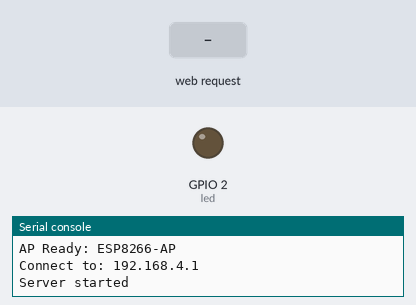
This program was run on a simulated ESP8266 board running MicroPython. On the bench: output pins drawn as LEDs (lit = HIGH, except the on-board LED, lit = LOW), the last lines printed to the serial console. The test bench sets the inputs (shaded band). The board's own WiFi access point starts at once.

Above: at 1.2 s.
1.3 s: HTTP request GET /ledon received
At 2.4 s:
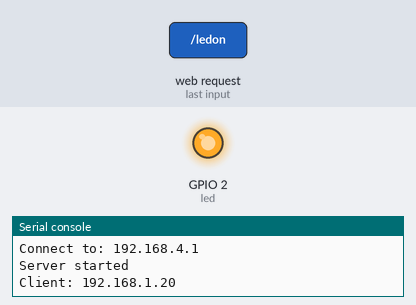
2.8 s: HTTP request GET /ledoff received
At 3.5 s:
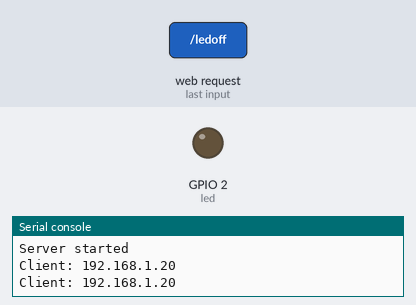
Timing chart, 0 to 5.8 s (numbered marks = the images above; inputs shaded):
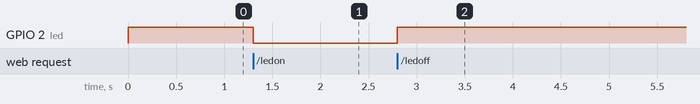

The program:

LEDcontroler.py
```python
import network
import socket
import machine
import gc

# AP settings
AP_SSID = "ESP8266-AP"
AP_PASSWORD = "12345678"
AP_IP = "192.168.4.1"

class WebServer:
    def __init__(self):
        self.led = machine.Pin(2, machine.Pin.OUT)
        self.led.on()

        # Setup AP
        ap = network.WLAN(network.AP_IF)
        ap.active(True)
        ap.config(essid=AP_SSID, password=AP_PASSWORD)
        ap.ifconfig((AP_IP, '255.255.255.0', AP_IP, AP_IP))

        print("AP Ready:", AP_SSID)
        print("Connect to:", AP_IP)

    def create_response(self, content, content_type="text/html"):
        return """HTTP/1.1 200 OK
Content-Type: """ + content_type + """
Connection: close

""" + content

    def handle_request(self, client):
        request = client.recv(1024).decode()

        if 'GET / ' in request:
            html = """<html><body>
            <h1>ESP8266 Control</h1>
            <p>Free memory: """ + str(gc.mem_free()) + """ bytes</p>
            <button onclick="fetch('/ledon')">LED ON</button>
            <button onclick="fetch('/ledoff')">LED OFF</button>
            <script>function fetch(url){var xhr=new XMLHttpRequest();xhr.open('GET',url);xhr.send();}</script>
            </body></html>"""
            client.send(self.create_response(html))

        elif 'GET /ledon' in request:
            self.led.off()
            client.send(self.create_response("LED ON", "text/plain"))

        elif 'GET /ledoff' in request:
            self.led.on()
            client.send(self.create_response("LED OFF", "text/plain"))

        else:
            client.send(self.create_response("Page not found", "text/plain"))

        client.close()
        gc.collect()

    def run(self):
        sock = socket.socket(socket.AF_INET, socket.SOCK_STREAM)
        sock.bind(('', 80))
        sock.listen(1)

        print("Server started")
        while True:
            client, addr = sock.accept()
            print("Client:", addr[0])
            self.handle_request(client)

# Start server
server = WebServer()
server.run()
```

Measured:
- after the input at 1.3 s, GPIO 2 (led): HIGH → LOW at once
- after the input at 2.8 s, GPIO 2 (led): LOW → HIGH at once
